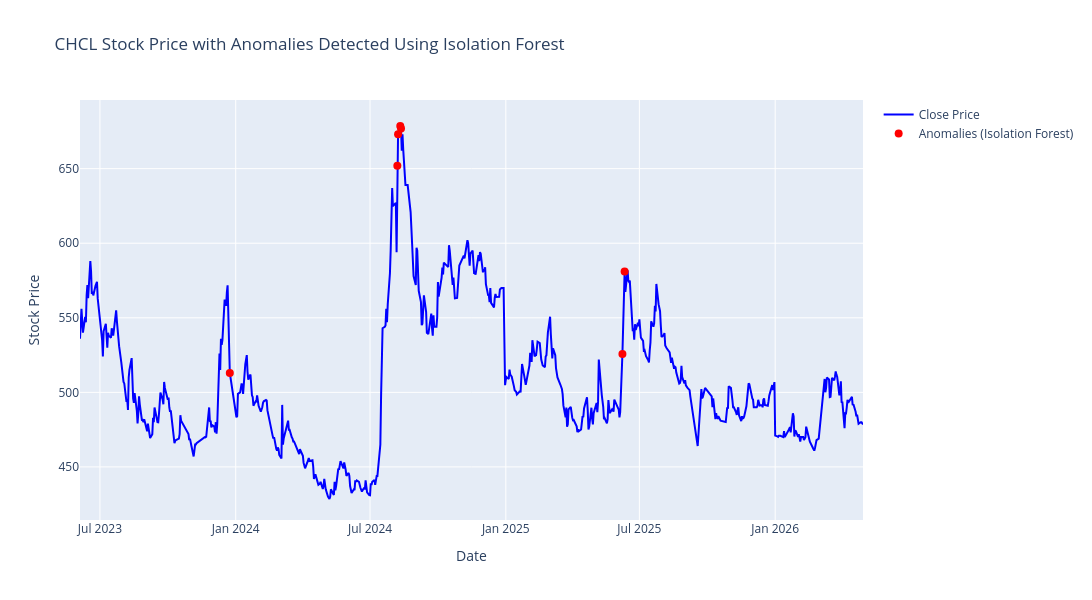

Notebook code cell kept with this figure:
### Code cell
fig = go.Figure()

# Add Close price line
fig.add_trace(go.Scatter(
    x=df.index,
    y=df['rate'],
    mode='lines',
    name='Close Price',
    line=dict(color='blue', width=2)
))

# Add anomalies (Isolation Forest) as red markers
fig.add_trace(go.Scatter(
    x=anomalies_if.index,
    y=anomalies_if['rate'],
    mode='markers',
    name='Anomalies (Isolation Forest)',
    marker=dict(color='red', size=8, symbol='circle'),
    showlegend=True
))

# Update layout for a larger figure size and title
fig.update_layout(
    title=f"{stock_name} Stock Price with Anomalies Detected Using Isolation Forest",
    xaxis_title='Date',
    yaxis_title='Stock Price',
    autosize=False,
    width=1200,
    height=600,
   
)

# Show the plot
fig.show()

### Figure 1 — Plotly figure (JSON) as saved in the notebook; plotly's stock layout.template omitted (floating-point values rounded to 4 significant figures; data arrays with more than 128 entries replaced by an {"elided": "..."} marker saying what was removed)
{"data": [{"line": {"color": "blue", "width": 2}, "mode": "lines", "name": "Close Price", "type": "scatter", "x": {"elided": "661 str values"}, "y": {"elided": "661 float values"}}, {"marker": {"color": "red", "size": 8, "symbol": "circle"}, "mode": "markers", "name": "Anomalies (Isolation Forest)", "showlegend": true, "type": "scatter", "x": ["2023-12-24T00:00:00.000000000", "2024-08-07T00:00:00.000000000", "2024-08-08T00:00:00.000000000", "2024-08-11T00:00:00.000000000", "2024-08-12T00:00:00.000000000", "2025-06-08T00:00:00.000000000", "2025-06-11T00:00:00.000000000"], "y": [513.0, 652.0, 673.0, 678.6, 677.0, 525.8, 581.1]}], "layout": {"autosize": false, "height": 600, "title": {"text": "CHCL Stock Price with Anomalies Detected Using Isolation Forest"}, "width": 1200, "xaxis": {"title": {"text": "Date"}}, "yaxis": {"title": {"text": "Stock Price"}}}}
